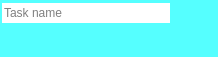
<?xml version="1.0" encoding="UTF-8"?>
<ui version="4.0">
 <class>TymboxTaskView</class>
 <widget class="QWidget" name="TymboxTaskView">
  <property name="geometry">
   <rect>
    <x>0</x>
    <y>0</y>
    <width>218</width>
    <height>57</height>
   </rect>
  </property>
  <property name="palette">
   <palette>
    <active>
     <colorrole role="Base">
      <brush brushstyle="SolidPattern">
       <color alpha="255">
        <red>255</red>
        <green>255</green>
        <blue>255</blue>
       </color>
      </brush>
     </colorrole>
     <colorrole role="Window">
      <brush brushstyle="SolidPattern">
       <color alpha="255">
        <red>85</red>
        <green>255</green>
        <blue>255</blue>
       </color>
      </brush>
     </colorrole>
    </active>
    <inactive>
     <colorrole role="Base">
      <brush brushstyle="SolidPattern">
       <color alpha="255">
        <red>255</red>
        <green>255</green>
        <blue>255</blue>
       </color>
      </brush>
     </colorrole>
     <colorrole role="Window">
      <brush brushstyle="SolidPattern">
       <color alpha="255">
        <red>85</red>
        <green>255</green>
        <blue>255</blue>
       </color>
      </brush>
     </colorrole>
    </inactive>
    <disabled>
     <colorrole role="Base">
      <brush brushstyle="SolidPattern">
       <color alpha="255">
        <red>85</red>
        <green>255</green>
        <blue>255</blue>
       </color>
      </brush>
     </colorrole>
     <colorrole role="Window">
      <brush brushstyle="SolidPattern">
       <color alpha="255">
        <red>85</red>
        <green>255</green>
        <blue>255</blue>
       </color>
      </brush>
     </colorrole>
    </disabled>
   </palette>
  </property>
  <property name="autoFillBackground">
   <bool>true</bool>
  </property>
  <layout class="QGridLayout" name="gridLayout">
   <property name="leftMargin">
    <number>2</number>
   </property>
   <property name="topMargin">
    <number>2</number>
   </property>
   <property name="rightMargin">
    <number>2</number>
   </property>
   <property name="bottomMargin">
    <number>2</number>
   </property>
   <item row="0" column="0">
    <widget class="QLineEdit" name="lineEdit">
     <property name="frame">
      <bool>false</bool>
     </property>
     <property name="placeholderText">
      <string>Task name</string>
     </property>
    </widget>
   </item>
   <item row="0" column="1">
    <widget class="QPushButton" name="btnRemove">
     <property name="icon">
      <iconset theme="edit-delete">
       <normaloff>.</normaloff>.</iconset>
     </property>
     <property name="flat">
      <bool>true</bool>
     </property>
    </widget>
   </item>
   <item row="1" column="0">
    <spacer name="verticalSpacer">
     <property name="orientation">
      <enum>Qt::Vertical</enum>
     </property>
     <property name="sizeHint" stdset="0">
      <size>
       <width>20</width>
       <height>40</height>
      </size>
     </property>
    </spacer>
   </item>
  </layout>
 </widget>
 <resources/>
 <connections/>
</ui>
